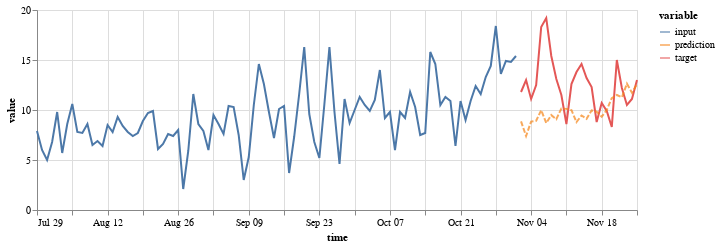

This figure's notebook cell:
### Code cell
(on.Plot()
    .add(on.marks.line, input)
    .add(on.marks.line, target)
    .add(on.marks.line, prediction, type='dashed')
    .properties(width=600, height=200)
    .show()
)

### Figure 1 — Vega specification as saved in the notebook (floating-point values rounded to 4 significant figures)
{"$schema": "https://vega.github.io/schema/vega/v5.json", "data": [{"name": "source_0", "values": [{"time": "1990-07-29T00:00:00.000", "variable": "input", "value": 7.9}, {"time": "1990-07-30T00:00:00.000", "variable": "input", "value": 6.0}, {"time": "1990-07-31T00:00:00.000", "variable": "input", "value": 5.0}, {"time": "1990-08-01T00:00:00.000", "variable": "input", "value": 6.8}, {"time": "1990-08-02T00:00:00.000", "variable": "input", "value": 9.8}, {"time": "1990-08-03T00:00:00.000", "variable": "input", "value": 5.7}, {"time": "1990-08-04T00:00:00.000", "variable": "input", "value": 8.6}, {"time": "1990-08-05T00:00:00.000", "variable": "input", "value": 10.6}, {"time": "1990-08-06T00:00:00.000", "variable": "input", "value": 7.8}, {"time": "1990-08-07T00:00:00.000", "variable": "input", "value": 7.7}, {"time": "1990-08-08T00:00:00.000", "variable": "input", "value": 8.6}, {"time": "1990-08-09T00:00:00.000", "variable": "input", "value": 6.5}, {"time": "1990-08-10T00:00:00.000", "variable": "input", "value": 6.9}, {"time": "1990-08-11T00:00:00.000", "variable": "input", "value": 6.4}, {"time": "1990-08-12T00:00:00.000", "variable": "input", "value": 8.5}, {"time": "1990-08-13T00:00:00.000", "variable": "input", "value": 7.8}, {"time": "1990-08-14T00:00:00.000", "variable": "input", "value": 9.3}, {"time": "1990-08-15T00:00:00.000", "variable": "input", "value": 8.4}, {"time": "1990-08-16T00:00:00.000", "variable": "input", "value": 7.8}, {"time": "1990-08-17T00:00:00.000", "variable": "input", "value": 7.4}, {"time": "1990-08-18T00:00:00.000", "variable": "input", "value": 7.7}, {"time": "1990-08-19T00:00:00.000", "variable": "input", "value": 8.9}, {"time": "1990-08-20T00:00:00.000", "variable": "input", "value": 9.7}, {"time": "1990-08-21T00:00:00.000", "variable": "input", "value": 9.9}, {"time": "1990-08-22T00:00:00.000", "variable": "input", "value": 6.1}, {"time": "1990-08-23T00:00:00.000", "variable": "input", "value": 6.6}, {"time": "1990-08-24T00:00:00.000", "variable": "input", "value": 7.6}, {"time": "1990-08-25T00:00:00.000", "variable": "input", "value": 7.4}, {"time": "1990-08-26T00:00:00.000", "variable": "input", "value": 8.0}, {"time": "1990-08-27T00:00:00.000", "variable": "input", "value": 2.1}, {"time": "1990-08-28T00:00:00.000", "variable": "input", "value": 5.9}, {"time": "1990-08-29T00:00:00.000", "variable": "input", "value": 11.6}, {"time": "1990-08-30T00:00:00.000", "variable": "input", "value": 8.6}, {"time": "1990-08-31T00:00:00.000", "variable": "input", "value": 7.9}, {"time": "1990-09-01T00:00:00.000", "variable": "input", "value": 6.0}, {"time": "1990-09-02T00:00:00.000", "variable": "input", "value": 9.5}, {"time": "1990-09-03T00:00:00.000", "variable": "input", "value": 8.6}, {"time": "1990-09-04T00:00:00.000", "variable": "input", "value": 7.6}, {"time": "1990-09-05T00:00:00.000", "variable": "input", "value": 10.4}, {"time": "1990-09-06T00:00:00.000", "variable": "input", "value": 10.3}, {"time": "1990-09-07T00:00:00.000", "variable": "input", "value": 7.5}, {"time": "1990-09-08T00:00:00.000", "variable": "input", "value": 3.0}, {"time": "1990-09-09T00:00:00.000", "variable": "input", "value": 5.3}, {"time": "1990-09-10T00:00:00.000", "variable": "input", "value": 10.5}, {"time": "1990-09-11T00:00:00.000", "variable": "input", "value": 14.6}, {"time": "1990-09-12T00:00:00.000", "variable": "input", "value": 12.6}, {"time": "1990-09-13T00:00:00.000", "variable": "input", "value": 9.8}, {"time": "1990-09-14T00:00:00.000", "variable": "input", "value": 7.2}, {"time": "1990-09-15T00:00:00.000", "variable": "input", "value": 10.1}, {"time": "1990-09-16T00:00:00.000", "variable": "input", "value": 10.4}, {"time": "1990-09-17T00:00:00.000", "variable": "input", "value": 3.7}, {"time": "1990-09-18T00:00:00.000", "variable": "input", "value": 7.3}, {"time": "1990-09-19T00:00:00.000", "variable": "input", "value": 11.6}, {"time": "1990-09-20T00:00:00.000", "variable": "input", "value": 16.3}, {"time": "1990-09-21T00:00:00.000", "variable": "input", "value": 9.6}, {"time": "1990-09-22T00:00:00.000", "variable": "input", "value": 6.8}, {"time": "1990-09-23T00:00:00.000", "variable": "input", "value": 5.2}, {"time": "1990-09-24T00:00:00.000", "variable": "input", "value": 10.6}, {"time": "1990-09-25T00:00:00.000", "variable": "input", "value": 16.3}, {"time": "1990-09-26T00:00:00.000", "variable": "input", "value": 9.8}, {"time": "1990-09-27T00:00:00.000", "variable": "input", "value": 4.6}, {"time": "1990-09-28T00:00:00.000", "variable": "input", "value": 11.1}, {"time": "1990-09-29T00:00:00.000", "variable": "input", "value": 8.7}, {"time": "1990-09-30T00:00:00.000", "variable": "input", "value": 10.0}, {"time": "1990-10-01T00:00:00.000", "variable": "input", "value": 11.3}, {"time": "1990-10-02T00:00:00.000", "variable": "input", "value": 10.5}, {"time": "1990-10-03T00:00:00.000", "variable": "input", "value": 9.9}, {"time": "1990-10-04T00:00:00.000", "variable": "input", "value": 11.0}, {"time": "1990-10-05T00:00:00.000", "variable": "input", "value": 14.0}, {"time": "1990-10-06T00:00:00.000", "variable": "input", "value": 9.2}, {"time": "1990-10-07T00:00:00.000", "variable": "input", "value": 9.8}, {"time": "1990-10-08T00:00:00.000", "variable": "input", "value": 6.0}, {"time": "1990-10-09T00:00:00.000", "variable": "input", "value": 9.8}, {"time": "1990-10-10T00:00:00.000", "variable": "input", "value": 9.2}, {"time": "1990-10-11T00:00:00.000", "variable": "input", "value": 11.8}, {"time": "1990-10-12T00:00:00.000", "variable": "input", "value": 10.3}, {"time": "1990-10-13T00:00:00.000", "variable": "input", "value": 7.5}, {"time": "1990-10-14T00:00:00.000", "variable": "input", "value": 7.7}, {"time": "1990-10-15T00:00:00.000", "variable": "input", "value": 15.8}, {"time": "1990-10-16T00:00:00.000", "variable": "input", "value": 14.6}, {"time": "1990-10-17T00:00:00.000", "variable": "input", "value": 10.5}, {"time": "1990-10-18T00:00:00.000", "variable": "input", "value": 11.3}, {"time": "1990-10-19T00:00:00.000", "variable": "input", "value": 10.9}, {"time": "1990-10-20T00:00:00.000", "variable": "input", "value": 6.4}, {"time": "1990-10-21T00:00:00.000", "variable": "input", "value": 10.9}, {"time": "1990-10-22T00:00:00.000", "variable": "input", "value": 9.0}, {"time": "1990-10-23T00:00:00.000", "variable": "input", "value": 10.9}, {"time": "1990-10-24T00:00:00.000", "variable": "input", "value": 12.4}, {"time": "1990-10-25T00:00:00.000", "variable": "input", "value": 11.6}, {"time": "1990-10-26T00:00:00.000", "variable": "input", "value": 13.3}, {"time": "1990-10-27T00:00:00.000", "variable": "input", "value": 14.4}, {"time": "1990-10-28T00:00:00.000", "variable": "input", "value": 18.4}, {"time": "1990-10-29T00:00:00.000", "variable": "input", "value": 13.6}, {"time": "1990-10-30T00:00:00.000", "variable": "input", "value": 14.9}, {"time": "1990-10-31T00:00:00.000", "variable": "input", "value": 14.8}, {"time": "1990-11-01T00:00:00.000", "variable": "input", "value": 15.4}], "transform": [{"type": "formula", "expr": "toDate(datum['time'])", "as": "time"}]}, {"name": "source_1", "values": [{"time": "1990-11-02T00:00:00.000", "variable": "target", "value": 11.8}, {"time": "1990-11-03T00:00:00.000", "variable": "target", "value": 13.0}, {"time": "1990-11-04T00:00:00.000", "variable": "target", "value": 11.1}, {"time": "1990-11-05T00:00:00.000", "variable": "target", "value": 12.5}, {"time": "1990-11-06T00:00:00.000", "variable": "target", "value": 18.3}, {"time": "1990-11-07T00:00:00.000", "variable": "target", "value": 19.2}, {"time": "1990-11-08T00:00:00.000", "variable": "target", "value": 15.4}, {"time": "1990-11-09T00:00:00.000", "variable": "target", "value": 13.1}, {"time": "1990-11-10T00:00:00.000", "variable": "target", "value": 11.5}, {"time": "1990-11-11T00:00:00.000", "variable": "target", "value": 8.6}, {"time": "1990-11-12T00:00:00.000", "variable": "target", "value": 12.6}, {"time": "1990-11-13T00:00:00.000", "variable": "target", "value": 13.8}, {"time": "1990-11-14T00:00:00.000", "variable": "target", "value": 14.6}, {"time": "1990-11-15T00:00:00.000", "variable": "target", "value": 13.2}, {"time": "1990-11-16T00:00:00.000", "variable": "target", "value": 12.3}, {"time": "1990-11-17T00:00:00.000", "variable": "target", "value": 8.8}, {"time": "1990-11-18T00:00:00.000", "variable": "target", "value": 10.7}, {"time": "1990-11-19T00:00:00.000", "variable": "target", "value": 9.9}, {"time": "1990-11-20T00:00:00.000", "variable": "target", "value": 8.3}, {"time": "1990-11-21T00:00:00.000", "variable": "target", "value": 15.0}, {"time": "1990-11-22T00:00:00.000", "variable": "target", "value": 12.2}, {"time": "1990-11-23T00:00:00.000", "variable": "target", "value": 10.5}, {"time": "1990-11-24T00:00:00.000", "variable": "target", "value": 11.1}, {"time": "1990-11-25T00:00:00.000", "variable": "target", "value": 13.0}], "transform": [{"type": "formula", "expr": "toDate(datum['time'])", "as": "time"}]}, {"name": "source_2", "values": [{"time": "1990-11-02T00:00:00.000", "variable": "prediction", "value": 8.858}, {"time": "1990-11-03T00:00:00.000", "variable": "prediction", "value": 7.404}, {"time": "1990-11-04T00:00:00.000", "variable": "prediction", "value": 8.843}, {"time": "1990-11-05T00:00:00.000", "variable": "prediction", "value": 8.924}, {"time": "1990-11-06T00:00:00.000", "variable": "prediction", "value": 9.976}, {"time": "1990-11-07T00:00:00.000", "variable": "prediction", "value": 8.697}, {"time": "1990-11-08T00:00:00.000", "variable": "prediction", "value": 9.49}, {"time": "1990-11-09T00:00:00.000", "variable": "prediction", "value": 9.081}, {"time": "1990-11-10T00:00:00.000", "variable": "prediction", "value": 10.15}, {"time": "1990-11-11T00:00:00.000", "variable": "prediction", "value": 10.11}, {"time": "1990-11-12T00:00:00.000", "variable": "prediction", "value": 9.982}, {"time": "1990-11-13T00:00:00.000", "variable": "prediction", "value": 8.786}, {"time": "1990-11-14T00:00:00.000", "variable": "prediction", "value": 9.451}, {"time": "1990-11-15T00:00:00.000", "variable": "prediction", "value": 9.113}, {"time": "1990-11-16T00:00:00.000", "variable": "prediction", "value": 9.959}, {"time": "1990-11-17T00:00:00.000", "variable": "prediction", "value": 9.825}, {"time": "1990-11-18T00:00:00.000", "variable": "prediction", "value": 9.326}, {"time": "1990-11-19T00:00:00.000", "variable": "prediction", "value": 10.0}, {"time": "1990-11-20T00:00:00.000", "variable": "prediction", "value": 11.19}, {"time": "1990-11-21T00:00:00.000", "variable": "prediction", "value": 11.5}, {"time": "1990-11-22T00:00:00.000", "variable": "prediction", "value": 11.26}, {"time": "1990-11-23T00:00:00.000", "variable": "prediction", "value": 12.63}, {"time": "1990-11-24T00:00:00.000", "variable": "prediction", "value": 11.73}, {"time": "1990-11-25T00:00:00.000", "variable": "prediction", "value": 12.57}], "transform": [{"type": "formula", "expr": "toDate(datum['time'])", "as": "time"}]}, {"name": "source_0_color_domain_variable_0", "values": [{"variable": "input"}]}, {"name": "source_1_color_domain_variable_1", "values": [{"variable": "target"}]}, {"name": "source_2_color_domain_variable_2", "values": [{"variable": "prediction"}]}], "marks": [{"type": "group", "name": "layer_0_pathgroup", "from": {"facet": {"data": "source_0", "name": "faceted_path_layer_0_main", "groupby": ["variable"]}}, "encode": {"update": {"height": {"field": {"signal": null, "datum": null, "group": "height", "parent": null}}, "width": {"field": {"signal": null, "datum": null, "group": "width", "parent": null}}}}, "marks": [{"type": "line", "name": "layer_0_marks", "from": {"data": "faceted_path_layer_0_main"}, "sort": {"field": "x"}, "encode": {"update": {"defined": {"signal": "isValid(datum[\"time\"]) && isFinite(+datum[\"time\"]) && isValid(datum[\"value\"]) && isFinite(+datum[\"value\"])"}, "x": {"field": "time", "scale": "x"}, "y": {"field": "value", "scale": "y"}, "stroke": {"field": "variable", "scale": "color"}}}, "style": ["line"]}]}, {"type": "group", "name": "layer_1_pathgroup", "from": {"facet": {"data": "source_1", "name": "faceted_path_layer_1_main", "groupby": ["variable"]}}, "encode": {"update": {"height": {"field": {"signal": null, "datum": null, "group": "height", "parent": null}}, "width": {"field": {"signal": null, "datum": null, "group": "width", "parent": null}}}}, "marks": [{"type": "line", "name": "layer_1_marks", "from": {"data": "faceted_path_layer_1_main"}, "sort": {"field": "x"}, "encode": {"update": {"stroke": {"field": "variable", "scale": "color"}, "x": {"field": "time", "scale": "x"}, "y": {"field": "value", "scale": "y"}, "defined": {"signal": "isValid(datum[\"time\"]) && isFinite(+datum[\"time\"]) && isValid(datum[\"value\"]) && isFinite(+datum[\"value\"])"}}}, "style": ["line"]}]}, {"type": "group", "name": "layer_2_pathgroup", "from": {"facet": {"data": "source_2", "name": "faceted_path_layer_2_main", "groupby": ["variable"]}}, "encode": {"update": {"height": {"field": {"signal": null, "datum": null, "group": "height", "parent": null}}, "width": {"field": {"signal": null, "datum": null, "group": "width", "parent": null}}}}, "marks": [{"type": "line", "name": "layer_2_marks", "from": {"data": "faceted_path_layer_2_main"}, "sort": {"field": "x"}, "encode": {"update": {"strokeDash": {"value": [5, 2]}, "stroke": {"field": "variable", "scale": "color"}, "opacity": {"value": 0.7}, "x": {"field": "time", "scale": "x"}, "y": {"field": "value", "scale": "y"}, "defined": {"signal": "isValid(datum[\"time\"]) && isFinite(+datum[\"time\"]) && isValid(datum[\"value\"]) && isFinite(+datum[\"value\"])"}}}, "style": ["line"]}]}], "scales": [{"name": "x", "type": "time", "domain": {"fields": [{"data": "source_0", "field": "time"}, {"data": "source_1", "field": "time"}, {"data": "source_2", "field": "time"}]}, "range": [0, {"signal": "width"}]}, {"name": "y", "type": "linear", "domain": {"fields": [{"data": "source_0", "field": "value"}, {"data": "source_1", "field": "value"}, {"data": "source_2", "field": "value"}]}, "range": [{"signal": "height"}, 0], "nice": true, "zero": true}, {"name": "color", "type": "ordinal", "domain": {"fields": [{"data": "source_0_color_domain_variable_0", "field": "variable"}, {"data": "source_1_color_domain_variable_1", "field": "variable"}, {"data": "source_2_color_domain_variable_2", "field": "variable"}], "sort": true}, "range": "category"}], "axes": [{"scale": "x", "labels": false, "aria": false, "zindex": 0, "tickCount": {"signal": "ceil(width/40)"}, "ticks": false, "domain": false, "grid": true, "orient": "bottom", "gridScale": "y", "minExtent": 0, "maxExtent": 0}, {"scale": "y", "minExtent": 0, "zindex": 0, "labels": false, "aria": false, "gridScale": "x", "maxExtent": 0, "grid": true, "ticks": false, "tickCount": {"signal": "ceil(height/40)"}, "orient": "left", "domain": false}, {"scale": "x", "tickCount": {"signal": "ceil(width/40)"}, "title": "time", "orient": "bottom", "labelFlush": true, "grid": false, "labelOverlap": true, "zindex": 0}, {"scale": "y", "tickCount": {"signal": "ceil(height/40)"}, "title": "value", "orient": "left", "zindex": 0, "grid": false, "labelOverlap": true}], "padding": 5, "style": "cell", "background": "white", "height": 200, "legends": [{"stroke": "color", "symbolType": "stroke", "title": "variable", "encode": {"symbols": {"update": {"opacity": {"value": 0.7}}}}}], "width": 600}
